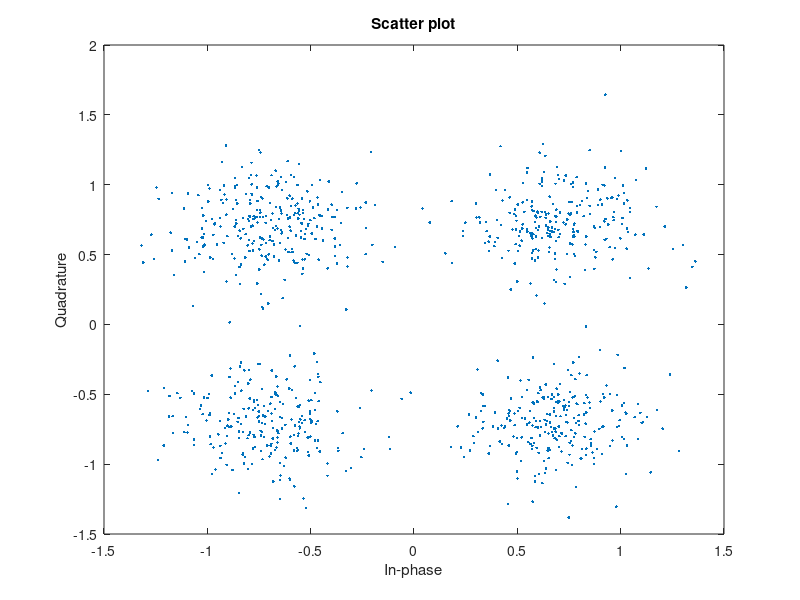

This figure's MATLAB source:
%% Matlab example of pskmod usage
%M = 8;
for M = [4]
    data = randi([0 M-1], 1000, 1);
    txsig = pskmod(data,M,pi/M);
    rxsig = awgn(txsig,10);
    scatterplot(rxsig);
end